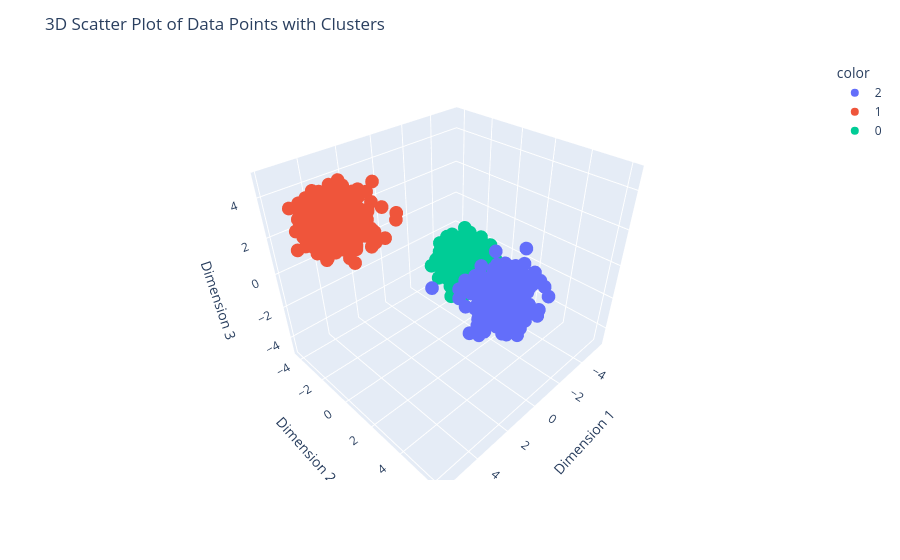

The notebook cell saved with this chart:
### Markdown cell above
## 2. Visualization of Data Point

### Code cell
import plotly.express as px

fig = px.scatter_3d(df, x=X["Feature1"], y=X["Feature2"], z=X["Feature3"], color=df["Target"].astype(str))

fig.update_layout(title="3D Scatter Plot of Data Points with Clusters", scene=dict(xaxis_title='Dimension 1', yaxis_title='Dimension 2', zaxis_title='Dimension 3'))
fig.show()

### Figure 1 — Plotly figure (JSON) as saved in the notebook; plotly's stock layout.template omitted (floating-point values rounded to 4 significant figures; data arrays with more than 128 entries replaced by an {"elided": "..."} marker saying what was removed)
{"data": [{"hovertemplate": "color=2<br>Feature1=%{x}<br>Feature2=%{y}<br>Feature3=%{z}<extra></extra>", "legendgroup": "2", "marker": {"color": "#636efa", "symbol": "circle"}, "mode": "markers", "name": "2", "scene": "scene", "showlegend": true, "type": "scatter3d", "x": {"elided": "333 float values"}, "y": {"elided": "333 float values"}, "z": {"elided": "333 float values"}}, {"hovertemplate": "color=1<br>Feature1=%{x}<br>Feature2=%{y}<br>Feature3=%{z}<extra></extra>", "legendgroup": "1", "marker": {"color": "#EF553B", "symbol": "circle"}, "mode": "markers", "name": "1", "scene": "scene", "showlegend": true, "type": "scatter3d", "x": {"elided": "333 float values"}, "y": {"elided": "333 float values"}, "z": {"elided": "333 float values"}}, {"hovertemplate": "color=0<br>Feature1=%{x}<br>Feature2=%{y}<br>Feature3=%{z}<extra></extra>", "legendgroup": "0", "marker": {"color": "#00cc96", "symbol": "circle"}, "mode": "markers", "name": "0", "scene": "scene", "showlegend": true, "type": "scatter3d", "x": {"elided": "334 float values"}, "y": {"elided": "334 float values"}, "z": {"elided": "334 float values"}}], "layout": {"legend": {"title": {"text": "color"}, "tracegroupgap": 0}, "margin": {"t": 60}, "scene": {"domain": {"x": [0, 1], "y": [0, 1]}, "xaxis": {"title": {"text": "Dimension 1"}}, "yaxis": {"title": {"text": "Dimension 2"}}, "zaxis": {"title": {"text": "Dimension 3"}}}, "title": {"text": "3D Scatter Plot of Data Points with Clusters"}}}
